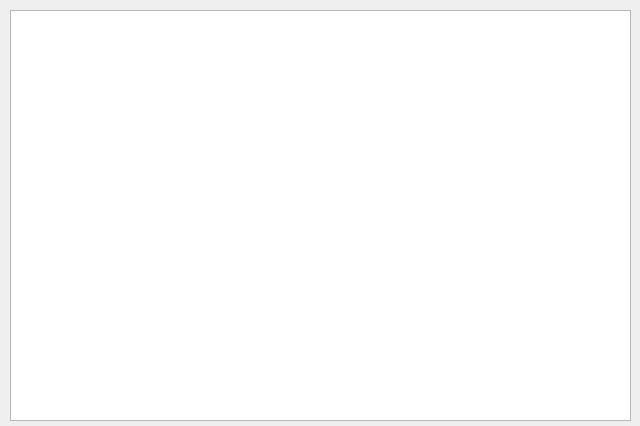
<?xml version="1.0" encoding="UTF-8"?>
<ui version="4.0">
 <class>ThreadDlg</class>
 <widget class="QDialog" name="ThreadDlg">
  <property name="geometry">
   <rect>
    <x>0</x>
    <y>0</y>
    <width>640</width>
    <height>426</height>
   </rect>
  </property>
  <property name="windowTitle">
   <string>ThreadDlg</string>
  </property>
  <widget class="QTableWidget" name="tableWidgetThread">
   <property name="geometry">
    <rect>
     <x>10</x>
     <y>10</y>
     <width>621</width>
     <height>411</height>
    </rect>
   </property>
   <property name="selectionMode">
    <enum>QAbstractItemView::SingleSelection</enum>
   </property>
   <property name="selectionBehavior">
    <enum>QAbstractItemView::SelectRows</enum>
   </property>
   <property name="sortingEnabled">
    <bool>true</bool>
   </property>
   <attribute name="horizontalHeaderHighlightSections">
    <bool>false</bool>
   </attribute>
   <attribute name="verticalHeaderVisible">
    <bool>false</bool>
   </attribute>
  </widget>
 </widget>
 <layoutdefault spacing="6" margin="11"/>
 <resources/>
 <connections>
  <connection>
   <sender>tableWidgetThread</sender>
   <signal>customContextMenuRequested(QPoint)</signal>
   <receiver>ThreadDlg</receiver>
   <slot>onTableWidgetCustomContextMenuRequest(QPoint)</slot>
   <hints>
    <hint type="sourcelabel">
     <x>352</x>
     <y>33</y>
    </hint>
    <hint type="destinationlabel">
     <x>350</x>
     <y>-1</y>
    </hint>
   </hints>
  </connection>
 </connections>
 <slots>
  <slot>onTableWidgetCustomContextMenuRequest(QPoint)</slot>
 </slots>
</ui>
